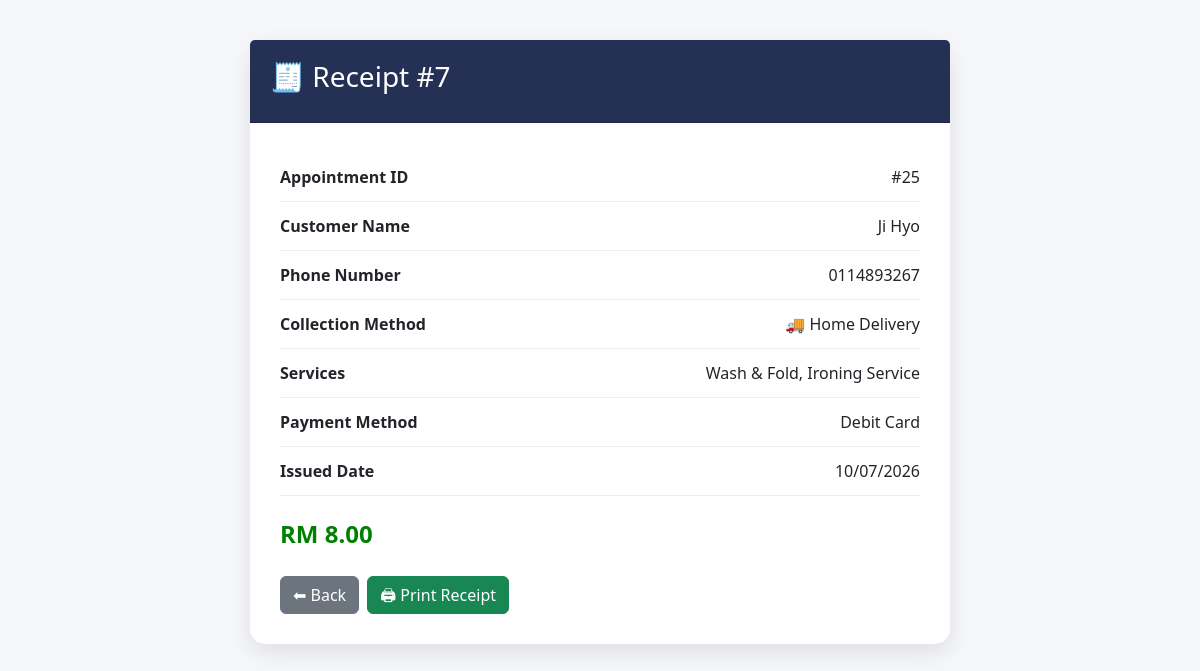
The app's page /customer/receipt.php?appointment_id=25 (signed in) with its own data.
### tables this page shows
CREATE TABLE `receipt` (
  `Receipt_ID` int(10) NOT NULL,
  `Appointment_ID` int(10) NOT NULL,
  `Payment_ID` int(10) NOT NULL,
  `Total_Amount` int(10) NOT NULL,
  `Issued_Date` date NOT NULL
);

CREATE TABLE `appointment` (
  `Appointment_ID` int(10) NOT NULL,
  `Customer_ID` int(10) NOT NULL,
  `Staff_ID` int(10) NOT NULL,
  `Appointment_Date` date NOT NULL,
  `Appointment_Time` time NOT NULL,
  `Appointment_Remark` varchar(50) NOT NULL,
  `Collection_Method` varchar(20) NOT NULL,
  `Appointment_Status` varchar(50) NOT NULL
);

CREATE TABLE `customer` (
  `Customer_ID` int(10) NOT NULL,
  `Customer_Name` varchar(50) NOT NULL,
  `Cust_PhoneNum` varchar(20) NOT NULL,
  `Email` varchar(50) NOT NULL,
  `Address` varchar(100) NOT NULL,
  `Customer_Password` varchar(100) NOT NULL
);

CREATE TABLE `payment` (
  `Payment_ID` int(10) NOT NULL,
  `Payment_Method` varchar(50) NOT NULL
);

### customer/receipt.php (the view, shortened to what this page needs)
<?php
include("../config/database.php");
$customer_id = $_SESSION['customer_id'];
$appointment_id = isset($_GET['appointment_id']) ? (int)$_GET['appointment_id'] : 0;
$query = "
SELECT
receipt.*,
appointment.Appointment_ID,
appointment.Collection_Method,
customer.Customer_Name,
customer.Cust_PhoneNum,
payment.Payment_Method,
GROUP_CONCAT(service.Service_Name SEPARATOR ', ') AS Services
FROM receipt
INNER JOIN appointment
ON receipt.Appointment_ID = appointment.Appointment_ID
INNER JOIN customer
ON appointment.Customer_ID = customer.Customer_ID
LEFT JOIN payment
ON receipt.Payment_ID = payment.Payment_ID
LEFT JOIN appointment_service
ON appointment.Appointment_ID = appointment_service.Appointment_ID
LEFT JOIN service
ON appointment_service.Service_ID = service.Service_ID
WHERE
appointment.Appointment_ID = ?
AND
appointment.Customer_ID = ?
AND
appointment.Appointment_Status='Completed'
GROUP BY receipt.Receipt_ID
";
$stmt = $conn->prepare($query);
$stmt->bind_param("ii",$appointment_id,$customer_id);
$stmt->execute();
$result = $stmt->get_result();
$row = $result->fetch_assoc();
?>
<!DOCTYPE html>
<html>
<head>
<link href="https://cdn.jsdelivr.net/npm/bootstrap@5.3.3/dist/css/bootstrap.min.css" rel="stylesheet">
</head>
<body>
<div class="card">
<div class="card-header">
<h3>
🧾 Receipt #<?php echo $row['Receipt_ID']; ?>
</h3>
</div>
<div class="card-body">
<div class="row-item">
<strong>Appointment ID</strong>
<span>#<?php echo $row['Appointment_ID']; ?></span>
</div>
<div class="row-item">
<strong>Customer Name</strong>
<span><?php echo $row['Customer_Name']; ?></span>
</div>
<div class="row-item">
<strong>Phone Number</strong>
<span><?php echo $row['Cust_PhoneNum']; ?></span>
</div>
<div class="row-item">
<strong>Collection Method</strong>
<span>
<?php
if($row['Collection_Method']=="Pickup")
{
    echo "🚗 Self Pickup";
}
else
{
    echo "🚚 Home Delivery";
}
?>
</span>
</div>
<div class="row-item">
<strong>Services</strong>
<span><?php echo $row['Services']; ?></span>
</div>
<div class="row-item">
<strong>Payment Method</strong>
<span><?php echo $row['Payment_Method']; ?></span>
</div>
<div class="row-item">
<strong>Issued Date</strong>
<span><?php echo date("d/m/Y",strtotime($row['Issued_Date'])); ?></span>
</div>
<div class="total">
RM <?php echo number_format($row['Total_Amount'],2); ?>
</div>
<br>
<div class="d-flex gap-2">
<a href="view_appointment.php" class="btn btn-secondary">
⬅ Back
</a>
<button
class="btn btn-success"
onclick="window.print()">
🖨 Print Receipt
</button>
</div>
</div>
</div>
</body>
</html>

### customer/receipt.php (style rules this page uses)
body { background:#f5f7fa; font-family:'Segoe UI'; padding:40px; }
.card { max-width:700px; margin:auto; border:none; border-radius:15px; box-shadow:0 8px 25px rgba(0,0,0,.1); }
.card-header { background:#253154; color:white; padding:20px; }
.card-body { padding:30px; }
.row-item { display:flex; justify-content:space-between; padding:12px 0; border-bottom:1px solid #eee; }
.total { font-size:24px; font-weight:bold; color:green; margin-top:20px; }

### records on screen
receipt: Receipt_ID "7", Appointment_ID.Appointment_ID "25", customer.Customer_Name "Ji Hyo", customer.Cust_PhoneNum "0114893267", Payment_ID.Payment_Method "Debit Card", Issued_Date "10/07/2026", Total_Amount "8.00"

### other values on screen
$row['Services'] "Wash & Fold, Ironing Service"
